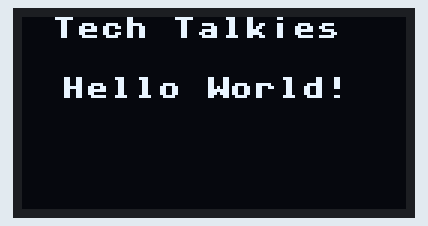
Bench run of a program on a simulated Raspberry Pi Pico running MicroPython. Shown: 128×64 one-colour display. Library files of the repository ran but are not shown: ssd1306.py; what the program prints to the serial console is not drawn.

Above: at 0.1 s.

The program:

helloWorld.py
```python
from machine import Pin, I2C
from ssd1306 import SSD1306_I2C
from utime import sleep
import sys

WIDTH =128
HEIGHT= 64
TOGGLE = True

i2c=I2C(1, sda=Pin(14), scl=Pin(15), freq=400000)

i2c_addr = [hex(ii) for ii in i2c.scan()] # get I2C address in hex format
if i2c_addr==[]:
    print('No I2C Display Found')
    sys.exit() # exit routine if no dev found
else:
    print("I2C Address      : {}".format(i2c_addr[0])) # I2C device address
    print("I2C Configuration: {}".format(i2c)) # print I2C params

oled = SSD1306_I2C(WIDTH,HEIGHT,i2c)

while True:
    oled.fill(0)
    oled.text("Tech Talkies", 10, 0)
    oled.show()
    if TOGGLE:
        oled.text("Hello World!", 13, 20)
        oled.show()
    sleep(1)
    TOGGLE = not TOGGLE
```
